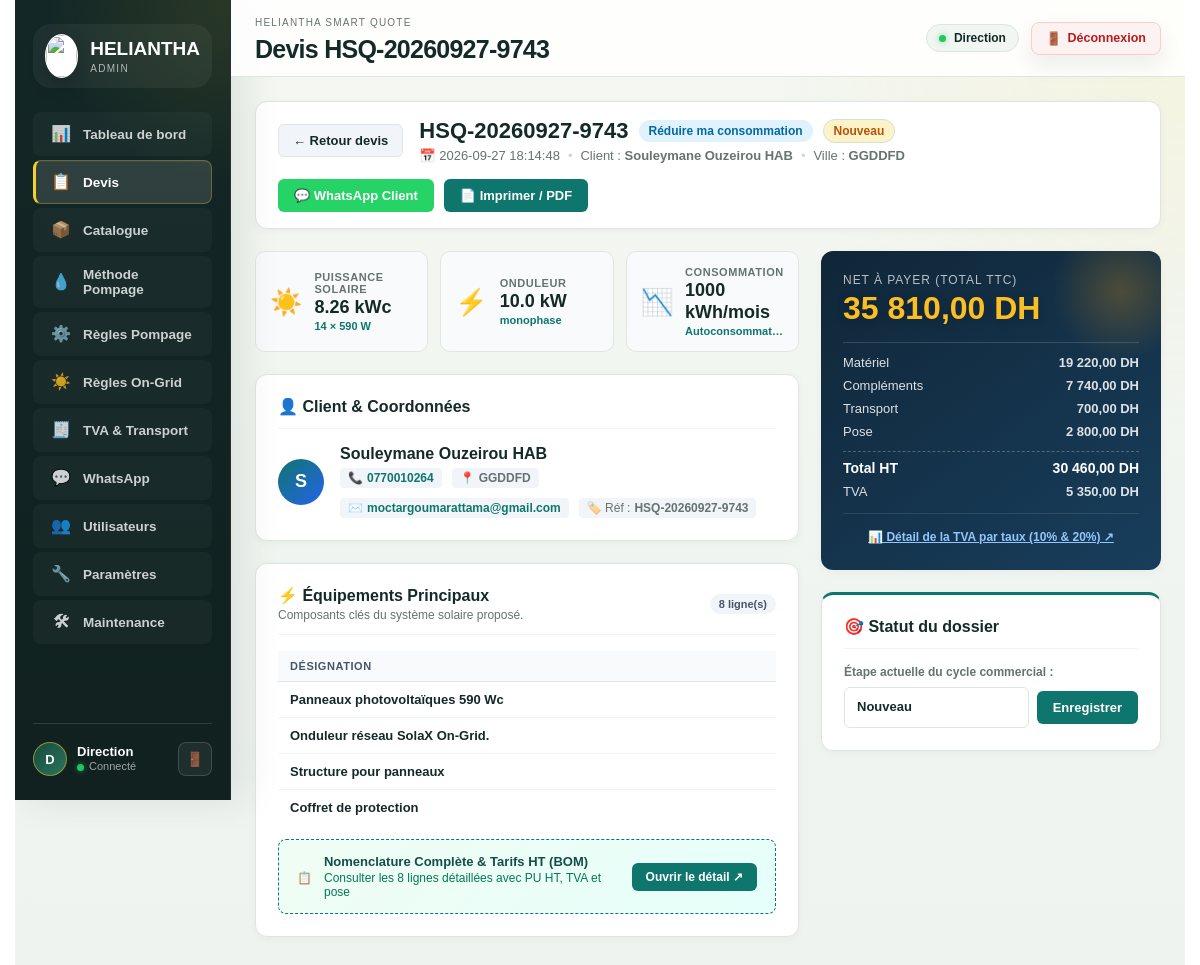
Page /admin/devis/1 (signed in) on the committed database.
### tables this page shows
CREATE TABLE quote_requests (
    id INTEGER PRIMARY KEY AUTOINCREMENT,
    quote_number TEXT NOT NULL UNIQUE,
    project TEXT NOT NULL,
    customer_name TEXT,
    phone TEXT,
    email TEXT,
    location TEXT,
    request_json TEXT NOT NULL,
    result_json TEXT NOT NULL,
    status TEXT NOT NULL DEFAULT 'Nouveau',
    created_at TEXT NOT NULL DEFAULT CURRENT_TIMESTAMP
, company TEXT, city TEXT, solution_name TEXT, amount_ht REAL, amount_ttc REAL, confidence INTEGER, reliability_json TEXT, calculation_detail_json TEXT, financial_breakdown_json TEXT, selected_equipment_json TEXT, calculator_versions_json TEXT, technical_parameters_json TEXT, quote_snapshot_json TEXT, technical_reference_json TEXT, bom_json TEXT, technical_configuration_json TEXT, compatibility_json TEXT, product_selections_json TEXT, selected_offer_level TEXT, updated_at TEXT);

### app/routes.py (the view)
@bp.get("/admin/devis/<int:quote_id>")
def admin_quote_detail(quote_id):
    quote = get_quote(quote_id)
    if not quote:
        abort(404)
    calculation_detail = quote.get("calculation_detail") or {}
    bom = quote.get("bom") or calculation_detail.get("bom", {})
    bom_lines = _display_equipment_lines((bom or {}).get("lines") or quote.get("selected_equipment") or [])
    financial_breakdown = quote.get("financial_breakdown") or {}
    financial_summary_rows = _financial_summary_rows(financial_breakdown)
    quote["display_status"] = display_quote_status(quote.get("status"))
    kpis = _extract_quote_kpis(quote, calculation_detail, bom_lines)
    vat_summary = _extract_vat_summary(financial_breakdown)
    wa_phone = _clean_phone_for_whatsapp(quote.get("phone"))
    customer_name = quote.get("customer_name") or ""
    quote_number = quote.get("quote_number") or f"HSQ-{quote_id}"
    wa_message = f"Bonjour {customer_name}, suite à votre demande de devis {quote_number} pour votre installation solaire HeliAntha, nous restons à votre entière disposition pour tout échange technique ou commercial."
    return render_template(
        "admin/quote_detail.html",
        quote=quote,
        project_labels=PROJECT_LABELS,
        statuses=ADMIN_QUOTE_STATUSES,
        display_equipment_lines=bom_lines,
        financial_summary_rows=financial_summary_rows,
        financial_breakdown=financial_breakdown,
        kpis=kpis,
        vat_summary=vat_summary,
        wa_phone=wa_phone,
        wa_message=wa_message,
    )

### app/admin_maintenance.py (called while the page is built, shortened)
@bp.app_context_processor
def navigation_context():
    return {"maintenance_available": True}

@bp.before_app_request
def public_maintenance_gate():
    if (request.method == "OPTIONS" or request.path == "/health"
            or request.path == "/admin" or request.path.startswith("/admin/")
            or request.endpoint in {"static", "main.brand_image", "maintenance_public.status"}):
        return None

### app/admin_quotes.py (called while the page is built)
def display_quote_status(status):
    return "Étude" if status == "Visite programmee" else status

### app/db.py (called while the page is built)
def get_db():
    if "db" not in g:
        database = current_app.config["DATABASE"]
        if database == ":memory:":
            with _SCHEMA_LOCK:
                memory = current_app.extensions.get("heliantha_memory_database")
                if memory is None:
                    uri = f"file:heliantha-{uuid4().hex}?mode=memory&cache=shared"
                    memory = (uri, sqlite3.connect(uri, uri=True))
                    current_app.extensions["heliantha_memory_database"] = memory
            g.db = sqlite3.connect(memory[0], uri=True)
        else:
            g.db = sqlite3.connect(database)
        g.db.row_factory = sqlite3.Row
    return g.db

def _ensure_database_initialized(db):
    app_context = has_app_context()
    if app_context and g.get("heliantha_initialized_connection") is db:
        return
    sentinel = "SELECT 1 FROM sqlite_master WHERE type = 'table' AND name = 'users' LIMIT 1"
    if db.execute(sentinel).fetchone() is None:
        with _SCHEMA_LOCK:
            if db.execute(sentinel).fetchone() is None:
                ensure_schema(db)
    if app_context:
        g.heliantha_initialized_connection = db

def loads(value, default=None):
    if value in (None, ""):
        return {} if default is None else default
    try:
        return json.loads(value)
    except (TypeError, json.JSONDecodeError):
        return {} if default is None else default

def get_quote(quote_id):
    db = get_db()
    _ensure_database_initialized(db)
    row = db.execute("SELECT * FROM quote_requests WHERE id = ?", (quote_id,)).fetchone()
    return _hydrate_quote(row)

### app/routes.py (called while the page is built)
@bp.before_app_request
def protect_admin():
    if not request.path.startswith("/admin"):
        return None
    if request.endpoint in {"main.admin_login"}:
        return None
    if session.get("admin_user"):
        return None
    return redirect(url_for("main.admin_login", next=request.full_path))

### templates/admin/quote_detail.html (shortened to what this page needs)
{% extends "admin/base.html" %}
{% block page_title %}Devis {{ quote.quote_number }}{% endblock %}
{% block content %}
{% set bom_lines = display_equipment_lines %}
<div class="qc-topbar">
  <div class="qc-topbar-left">
    <a class="qc-btn-back" href="{{ url_for('main.admin_quotes') }}">← Retour devis</a>
    <div class="qc-title-group">
      <div class="qc-title-line">
        <h1 class="qc-quote-num">{{ quote.quote_number }}</h1>
        <span class="qc-badge qc-badge-project">{{ project_labels.get(quote.project, quote.project) }}</span>
        <span class="qc-badge qc-badge-status status {% if quote.status in ['Accepte', 'Termine'] %}crm-st-success{% elif quote.status in ['Etude', 'Devis prepare', 'Devis envoye', 'Installation'] %}crm-st-info{% elif quote.status == 'Refuse' %}crm-st-danger{% else %}crm-st-warning{% endif %}">{{ quote.display_status }}</span>
      </div>
      <div class="qc-meta-line">
        {% if quote.created_at %}<span>📅 {{ quote.created_at }}</span><span class="qc-sep">•</span>{% endif %}
        <span>Client : <strong>{{ quote.customer_name or "-" }}</strong></span>
        {% if quote.location or quote.city %}<span class="qc-sep">•</span><span>Ville : <strong>{{ quote.location or quote.city }}</strong></span>{% endif %}
      </div>
    </div>
  </div>
  <div class="qc-topbar-actions">
    {% if wa_phone %}
    <a class="qc-btn qc-btn-wa" href="https://wa.me/{{ wa_phone }}?text={{ wa_message|urlencode }}" target="_blank" rel="noopener" title="Échanger directement sur WhatsApp">
      💬 WhatsApp Client
    </a>
    {% endif %}
    <a class="qc-btn qc-btn-pdf" href="{{ url_for('main.admin_quote_pdf', quote_id=quote.id) }}" target="_blank" title="Imprimer ou exporter en PDF">
      📄 Imprimer / PDF
    </a>
  </div>
</div>
<div class="qc-cockpit-grid">
  <div class="qc-col-main">
    {% if kpis %}
    <div class="qc-kpi-grid">
      {% for kpi in kpis %}
      <div class="qc-kpi-card">
        <div class="qc-kpi-icon">{{ kpi.icon }}</div>
        <div class="qc-kpi-content">
          <span class="qc-kpi-label">{{ kpi.label }}</span>
          <strong class="qc-kpi-value">{{ kpi.value }}</strong>
          <small class="qc-kpi-sub">{{ kpi.sub }}</small>
        </div>
      </div>
      {% endfor %}
    </div>
    {% endif %}
    <div class="qc-card qc-card-client">
      <div class="qc-card-header">
        <h2>👤 Client & Coordonnées</h2>
      </div>
      <div class="qc-client-row">
        <div class="qc-client-avatar">
          {{ (quote.customer_name or "C")[:1]|upper }}
        </div>
        <div class="qc-client-details">
          <div class="qc-client-name">{{ quote.customer_name or "Client non renseigné" }}</div>
          <div class="qc-client-chips">
            <span class="qc-chip">
              📞 {% if quote.phone %}<a href="tel:{{ quote.phone }}">{{ quote.phone }}</a>{% else %}<em>Non renseigné</em>{% endif %}
            </span>
            <span class="qc-chip">
              📍 <strong>{{ quote.location or quote.city or "-" }}</strong>
            </span>
            <span class="qc-chip">
              ✉️ {% if quote.email %}<a href="mailto:{{ quote.email }}">{{ quote.email }}</a>{% else %}<em>Non renseigné</em>{% endif %}
            </span>
            <span class="qc-chip">
              🏷️ Réf : <strong>{{ quote.quote_number }}</strong>
            </span>
          </div>
        </div>
      </div>
    </div>
    <div class="qc-card qc-card-equipment">
      <div class="qc-card-header">
        <div>
          <h2>⚡ Équipements Principaux</h2>
          <p class="qc-muted">Composants clés du système solaire proposé.</p>
        </div>
        <span class="qc-pill-count">{{ bom_lines|length }} ligne(s)</span>
      </div>
      <div class="qc-overview-table-wrap">
        <table class="qc-overview-table">
          <thead>
            <tr>
              <th>Désignation</th>
            </tr>
          </thead>
          <tbody>
            {% for item in bom_lines[:4] %}
            <tr>
              <td>
                <strong>{{ item.display_designation or item.description or item.role or "-" }}</strong>
              </td>
            </tr>
            {% else %}
            <tr>
              <td colspan="3" class="qc-empty-row">Aucun équipement enregistré.</td>
            </tr>
            {% endfor %}
          </tbody>
        </table>
      </div>
      <div class="qc-bom-banner" onclick="openQcModal('modal-bom')" role="button" tabindex="0" onkeypress="if(event.key==='Enter')openQcModal('modal-bom')">
        <div class="qc-bom-banner-left">
          <span class="qc-bom-icon">📋</span>
          <div>
            <strong>Nomenclature Complète & Tarifs HT (BOM)</strong>
            <span>Consulter les {{ bom_lines|length }} lignes détaillées avec PU HT, TVA et pose</span>
          </div>
        </div>
        <span class="qc-bom-banner-pill">Ouvrir le détail ↗</span>
      </div>
    </div>
  </div>
  <div class="qc-col-side">
    <div class="qc-card qc-finance-hero">
      <div class="qc-finance-hero-glow"></div>
      <div class="qc-finance-label">Net à Payer (Total TTC)</div>
      <div class="qc-finance-total">{{ (financial_breakdown.total_ttc or quote.amount_ttc or 0)|format_currency }}</div>
      <div class="qc-finance-breakdown">
        {% for row in financial_summary_rows %}
        {% if row.label != 'Net à payer' %}
        <div class="qc-finance-row {% if row.emphasis %}is-total{% endif %}">
          <span>{{ row.label }}</span>
          <b>{{ (row.amount or 0)|format_currency }}</b>
        </div>
        {% endif %}
        {% endfor %}
      </div>
      <div class="qc-tva-action">
        <button type="button" class="qc-btn-tva-modal" onclick="openQcModal('modal-tva')">
          📊 Détail de la TVA par taux (10% & 20%) ↗
        </button>
      </div>
    </div>
    <div class="qc-card qc-status-card">
      <div class="qc-card-header">
        <h2>🎯 Statut du dossier</h2>
      </div>
      <form method="post" action="{{ url_for('main.admin_quote_status', quote_id=quote.id) }}" class="qc-status-form">
        <label for="qc-status-select" class="qc-status-label">Étape actuelle du cycle commercial :</label>
        <div class="qc-status-input-group">
          <select id="qc-status-select" name="status" required aria-label="Statut du devis" class="qc-status-select">
            {% for status in statuses %}
            <option value="{{ status }}" {% if quote.status == status %}selected{% endif %}>{{ status }}</option>
            {% endfor %}
          </select>
          <button class="qc-btn qc-btn-save-status" type="submit">Enregistrer</button>
        </div>
      </form>
    </div>
  </div>
</div>
{% endblock %}

### static/css/admin_responsive.css (style rules this page uses)
@media screen { .admin-app { grid-template-columns: clamp(210px, 18vw, 270px) minmax(0, 1fr); min-width: 0; min-height: 100dvh; } }
@media screen { .admin-content :where(div, section, article, form, header, footer, label) { min-width: 0; } }
@media screen { .table-wrap, .cat-table-wrap, .pr-table-wrap, .wa-table-wrap, .users-table-wrap, .qc-overview-table-wrap, .qc-tva-table-wrap { min-width: 0; max-width: 100%; overflow: auto; overscroll-behavior: auto; } }

### rows in the picture
quote_requests: quote_number "HSQ-20260927-9743", get "Réduire ma consommation", display_status "Nouveau", created_at "2026-09-27 18:14:48", customer_name "Souleymane Ouzeirou HAB", location "GGDDFD", customer_name "S", phone "0770010264", email "moctargoumarattama@gmail.com", status "Nouveau"

### other values in the picture
{{ clean_user[0] if clean_user else 'A' }} "D"
{{ clean_user }} "Direction"
{{ kpi.icon }} "☀️" "⚡" "📉"
{{ kpi.label }} "PUISSANCE SOLAIRE" "ONDULEUR" "CONSOMMATION"
{{ kpi.value }} "8.26 kWc" "10.0 kW" "1000 kWh/mois"
{{ kpi.sub }} "14 × 590 W" "monophase" "Autoconsommat…"
{{ bom_lines|length }} "8"
{{ item.display_designation or item.description or item.role or "-" }} "Panneaux photovoltaïques 590 Wc" "Onduleur réseau SolaX On-Grid." "Structure pour panneaux" "Coffret de protection"
{{ row.label }} "Matériel" "Compléments" "Transport" "Pose" "Total HT" "TVA"
{{ (row.amount or 0)|format_currency }} "19 220,00 DH" "7 740,00 DH" "700,00 DH" "2 800,00 DH" "30 460,00 DH" "5 350,00 DH"
